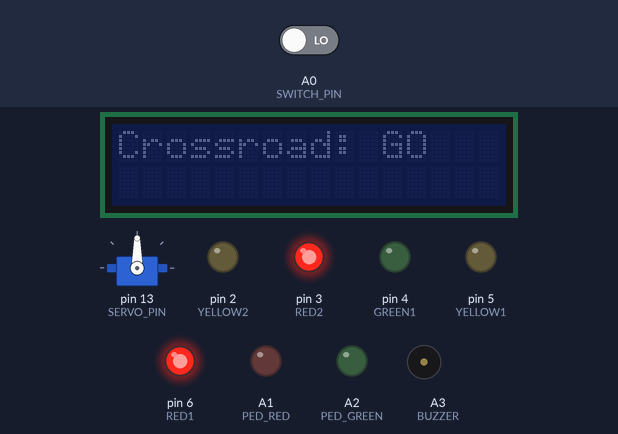
Recording of a sketch running on a simulated Arduino Uno, built with avr-gcc and run on an emulated ATmega328P. Parts: 16×2 character LCD, servo, output pins drawn as LEDs (lit = HIGH), buzzer (waves = sounding, pin HIGH). Inputs (shaded band) come from the test bench; at power-on: A0 (SWITCH_PIN) LOW. Pins used as bus, display or sensor lines are not drawn; what the sketch prints to the serial monitor is not drawn.

Above: at 11.2 s.
At 22.5 s:
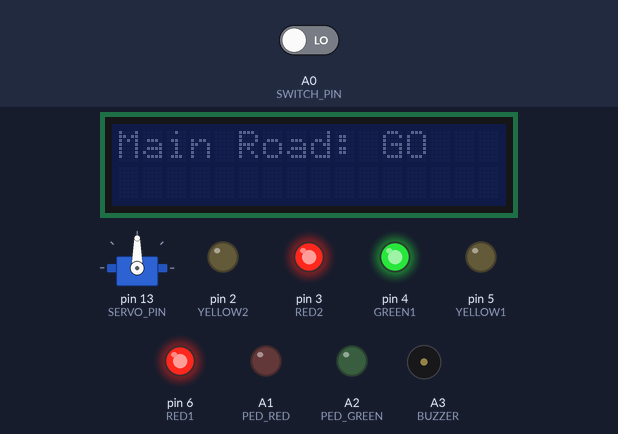
22.6 s: A0 (SWITCH_PIN) driven HIGH
At 30.8 s:
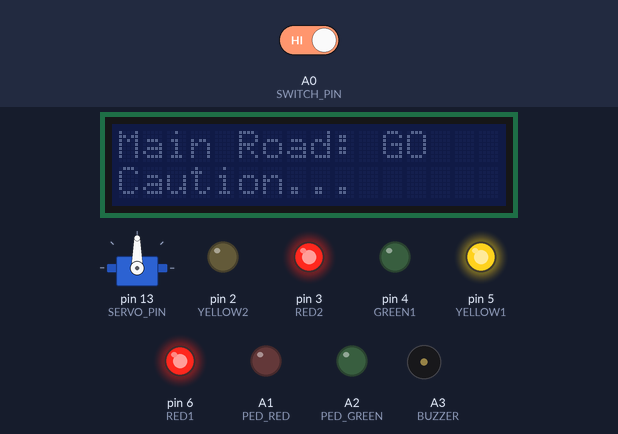
44.6 s: A0 (SWITCH_PIN) driven LOW
At 48.3 s:
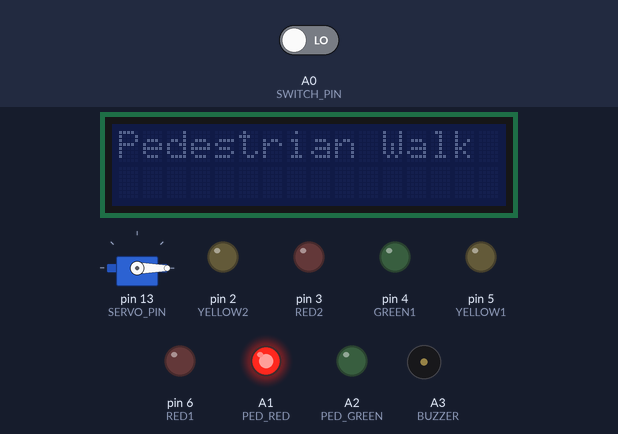
Timing chart, 0 to 108.8 s (numbered marks = the images above; inputs shaded):
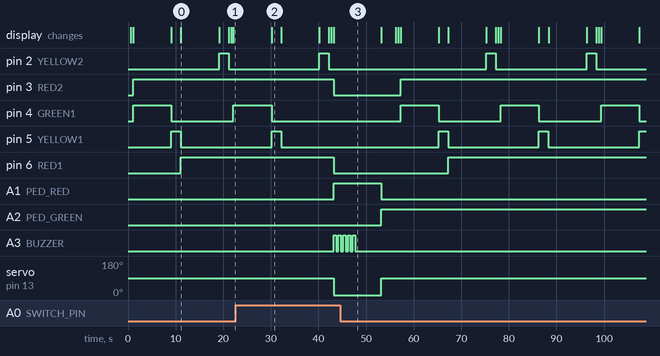

The sketch:

l-Time_Traffic_Light_Control_System_with_Pedestrian_Crossing.ino
```cpp
#include <Wire.h>
#include <Adafruit_LiquidCrystal.h>
#include <Servo.h>

// Initialize I2C LCD (I2C address 0x27, change if needed)
Adafruit_LiquidCrystal lcd_1(0);

// Traffic Lights - Main Road
#define RED1 6
#define YELLOW1 5
#define GREEN1 4

// Traffic Lights - Crossroad
#define RED2 3
#define YELLOW2 2
#define GREEN2 1

// Pedestrian Signals
#define PED_RED A1
#define PED_GREEN A2

// Buzzer & Slide Switch
#define BUZZER A3
#define SWITCH_PIN A0  // Pin for slide switch

// Servo Motor (Boom Barrier)
Servo boomBarrier;
#define SERVO_PIN 13

int seconds = 0;

void setup() {
    lcd_1.begin(16, 2);  // Initialize I2C LCD
    lcd_1.print("Traffic System");

    pinMode(RED1, OUTPUT);
    pinMode(YELLOW1, OUTPUT);
    pinMode(GREEN1, OUTPUT);

    pinMode(RED2, OUTPUT);
    pinMode(YELLOW2, OUTPUT);
    pinMode(GREEN2, OUTPUT);

    pinMode(PED_RED, OUTPUT);
    pinMode(PED_GREEN, OUTPUT);

    pinMode(BUZZER, OUTPUT);
    pinMode(SWITCH_PIN, INPUT);  // Set slide switch pin as input

    boomBarrier.attach(SERVO_PIN);
    boomBarrier.write(90);  // Closed position

    resetTrafficLights();
    Serial.begin(9600);
}

void loop() {
    lcd_1.setCursor(0, 1); // Move cursor to second row
    lcd_1.print(seconds);
    lcd_1.setBacklight(1); // Turn on backlight
    delay(500);
    lcd_1.setBacklight(0); // Turn off backlight
    delay(500);
    seconds += 1;

    if (digitalRead(SWITCH_PIN) == HIGH) {
        pedestrianCrossing();  // If switch is ON, start pedestrian crossing
    } else {
        normalTrafficCycle();  // Else, continue normal traffic cycle
    }
}

void normalTrafficCycle() {
    lcd_1.clear();
    lcd_1.setCursor(0, 0);
    lcd_1.print("Main Road: GO");
    Serial.println("Main Road: GREEN, Crossroad: RED");

    digitalWrite(GREEN1, HIGH);
    digitalWrite(RED2, HIGH);
    delay(8000);  // Main Road Green for 8 seconds

    lcd_1.setCursor(0, 1);
    lcd_1.print("Caution...");
    Serial.println("Main Road: YELLOW");
    digitalWrite(GREEN1, LOW);
    digitalWrite(YELLOW1, HIGH);
    delay(2000);  // Main Road Yellow for 2 seconds
    digitalWrite(YELLOW1, LOW);

    lcd_1.clear();
    lcd_1.setCursor(0, 0);
    lcd_1.print("Crossroad: GO");
    Serial.println("Crossroad: GREEN, Main Road: RED");

    digitalWrite(GREEN2, HIGH);
    digitalWrite(RED1, HIGH);
    delay(8000);  // Crossroad Green for 8 seconds

    lcd_1.setCursor(0, 1);
    lcd_1.print("Caution...");
    Serial.println("Crossroad: YELLOW");
    digitalWrite(GREEN2, LOW);
    digitalWrite(YELLOW2, HIGH);
    delay(2000);  // Crossroad Yellow for 2 seconds
    digitalWrite(YELLOW2, LOW);
}

void pedestrianCrossing() {
    lcd_1.clear();
    lcd_1.setCursor(0, 0);
    lcd_1.print("Pedestrian Walk");
    Serial.println("Pedestrian Crossing!");

    resetTrafficLights();
    digitalWrite(PED_RED, HIGH);
    boomBarrier.write(0);  // Open boom barrier

    for (int i = 0; i < 5; i++) {
        digitalWrite(BUZZER, HIGH);
        delay(500);
        digitalWrite(BUZZER, LOW);
        delay(500);
    }

    delay(5000);  // Pedestrian crossing for 5 seconds
    boomBarrier.write(90);  // Close boom barrier
    digitalWrite(PED_GREEN, HIGH);
    digitalWrite(PED_RED, LOW);

    lcd_1.clear();
    lcd_1.setCursor(0, 0);
    lcd_1.print("Traffic Resumes");
    Serial.println("Traffic Resumes...");
    delay(3000);  // Traffic resumes after 3 seconds
}

void resetTrafficLights() {
    digitalWrite(RED1, LOW);
    digitalWrite(YELLOW1, LOW);
    digitalWrite(GREEN1, LOW);

    digitalWrite(RED2, LOW);
    digitalWrite(YELLOW2, LOW);
    digitalWrite(GREEN2, LOW);

    digitalWrite(PED_RED, LOW);
    digitalWrite(PED_GREEN, LOW);
}
```

Measured:
- after the input at 22.6 s, pin 3 (RED2), pin 6 (RED1): HIGH → LOW after 20.6 s; pin 4 (GREEN1): goes on until 30.2 s, then stays LOW; A1 (PED_RED): LOW → HIGH after 20.6 s; A3 (BUZZER): LOW → HIGH after 20.6 s, → LOW 0.50 s later, → HIGH 0.50 s later; servo on pin 13 (SERVO_PIN): 90° → 0° after 20.6 s
- after the input at 44.6 s, pin 2 (YELLOW2): alternates HIGH for 2.0 s and LOW for 19.1 s, starting after 30.7 s; pin 3 (RED2): LOW → HIGH after 12.6 s
- what the display in image 0 shows lasts 8.0 s, from 11.1 s to 19.1 s
- what the display in image 2 shows lasts 2.0 s, from 30.2 s to 32.2 s
